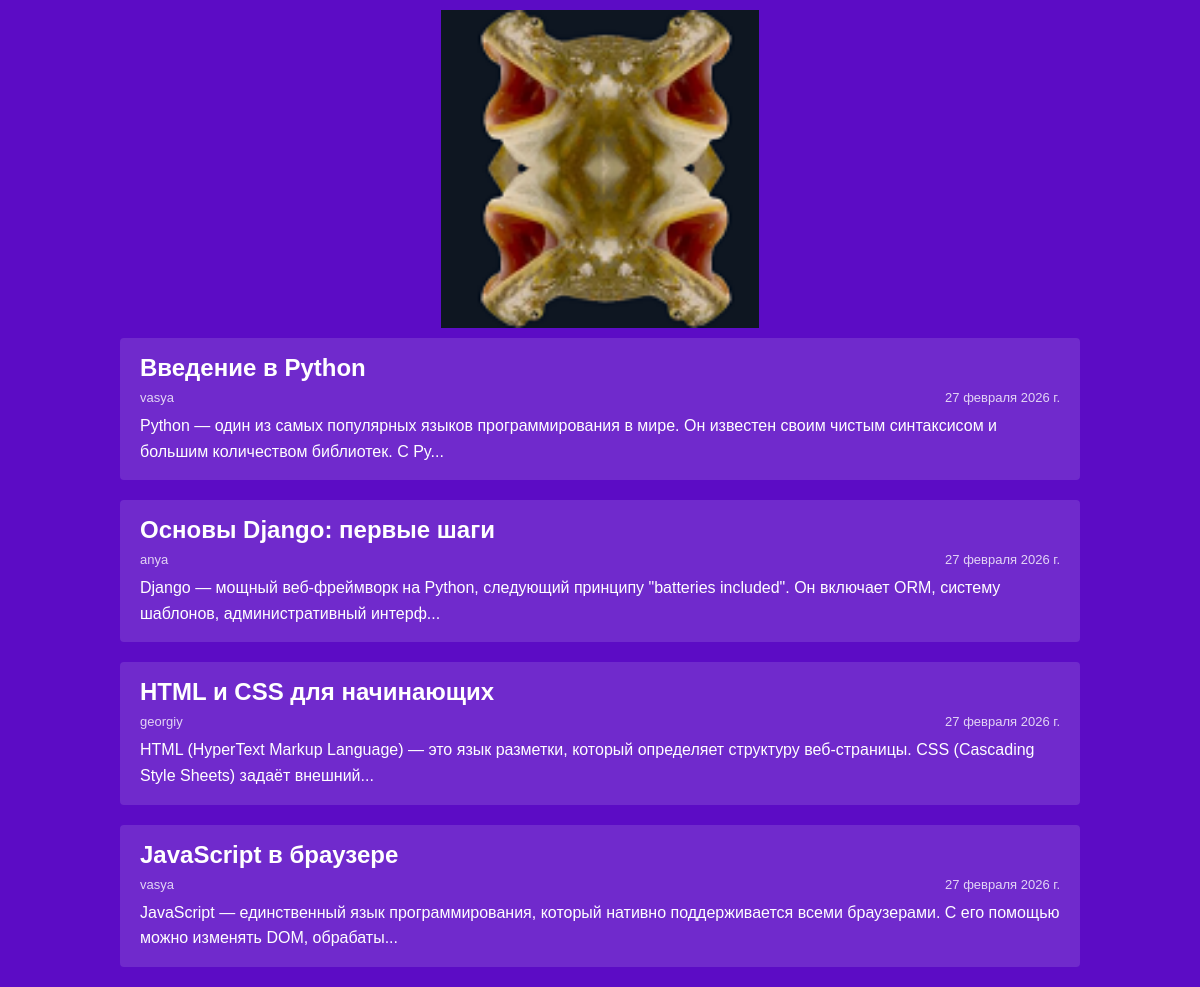
The page / on the database its author committed.
### articles/models.py (models this page shows, shortened)
class Article(models.Model):
    title        = models.CharField(max_length=200)
    author       = models.ForeignKey(User, on_delete=models.CASCADE)
    text         = models.TextField()
    created_date = models.DateField(auto_now_add=True)
    def get_excerpt(self):
        return self.text[:140] + "..." if len(self.text) > 140 else self.text
    class Meta:
        ordering = ['-created_date']

### articles/views.py (the view)
# urls.py: path('', views.archive, name='archive'),
def archive(request):
    return render(request, 'archive.html', {'posts': Article.objects.all()})

### articles/templates/archive.html (shortened to what this page needs)
<!DOCTYPE html>
<html>
<head>
    <link rel="stylesheet" href="{{ STATIC_URL }}css/article.css">
</head>
<body class="archive">
    <div class="header">
        <img src="{{ STATIC_URL }}img/logo.png" alt="Логотип" />
    </div>
    <div class="archive">
        {% for post in posts %}
        <div class="one-post">
            <h2 class="post-title">
                <a href="/article/{{ post.id }}/">{{ post.title }}</a>
            </h2>
            <div class="article-info">
                <div class="article-author">{{ post.author.username }}</div>
                <div class="article-created-date">{{ post.created_date }}</div>
            </div>
            <p class="article-text">{{ post.get_excerpt }}</p>
        </div>
        {% endfor %}
    </div>
</body>
</html>

### articles/static/css/article.css (style rules this page uses)
body { background: #5c0cc5; font-family: Tahoma, Arial, sans-serif; color: #ffffff; margin: 0; padding: 0; }
a { color: #ffffff; text-decoration: none; }
.header { padding: 10px 0; }
.header img { display: block; width: 318px; margin-left: auto; margin-right: auto; }
.archive { width: 960px; margin-left: auto; margin-right: auto; }
.one-post { background: rgba(255,255,255,0.12); border-radius: 4px; padding: 16px 20px; margin-bottom: 20px; position: relative; overflow: hidden; }
.post-title { margin: 0 0 8px; }
.post-title a { color: #ffffff; }
.article-info { overflow: hidden; margin-bottom: 8px; font-size: 13px; opacity: .8; }
.article-author { width: 50%; float: left; }
.article-created-date { text-align: right; }
.article-text { clear: both; margin: 0; line-height: 1.6; }

### rows shown on the page
Article: title "Введение в Python", author.username "vasya", created_date "27 февраля 2026 г.", get_excerpt "Python — один из самых популярных языков программирования в мире. Он известен своим чистым синтаксисом и большим количеством библиотек. С Py..."
Article: title "Основы Django: первые шаги", author.username "anya", created_date "27 февраля 2026 г.", get_excerpt "Django — мощный веб-фреймворк на Python, следующий принципу \"batteries included\". Он включает ORM, систему шаблонов, административный интерф..."
Article: title "HTML и CSS для начинающих", author.username "georgiy", created_date "27 февраля 2026 г.", get_excerpt "HTML (HyperText Markup Language) — это язык разметки, который определяет структуру веб-страницы. CSS (Cascading Style Sheets) задаёт внешний..."
Article: title "JavaScript в браузере", author.username "vasya", created_date "27 февраля 2026 г.", get_excerpt "JavaScript — единственный язык программирования, который нативно поддерживается всеми браузерами. С его помощью можно изменять DOM, обрабаты..."
